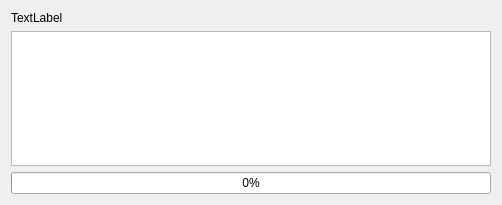
<?xml version="1.0" encoding="UTF-8"?>
<ui version="4.0">
 <class>Dialog</class>
 <widget class="QDialog" name="Dialog">
  <property name="windowModality">
   <enum>Qt::WindowModal</enum>
  </property>
  <property name="geometry">
   <rect>
    <x>0</x>
    <y>0</y>
    <width>502</width>
    <height>205</height>
   </rect>
  </property>
  <property name="windowTitle">
   <string>Dialog</string>
  </property>
  <layout class="QGridLayout" name="gridLayout_2">
   <item row="0" column="0">
    <layout class="QGridLayout" name="gridLayout">
     <item row="2" column="0">
      <widget class="QProgressBar" name="progressBar">
       <property name="value">
        <number>0</number>
       </property>
      </widget>
     </item>
     <item row="0" column="0">
      <widget class="QLabel" name="label">
       <property name="text">
        <string>TextLabel</string>
       </property>
      </widget>
     </item>
     <item row="1" column="0">
      <widget class="QListWidget" name="listWidget"/>
     </item>
    </layout>
   </item>
  </layout>
 </widget>
 <resources/>
 <connections/>
</ui>
